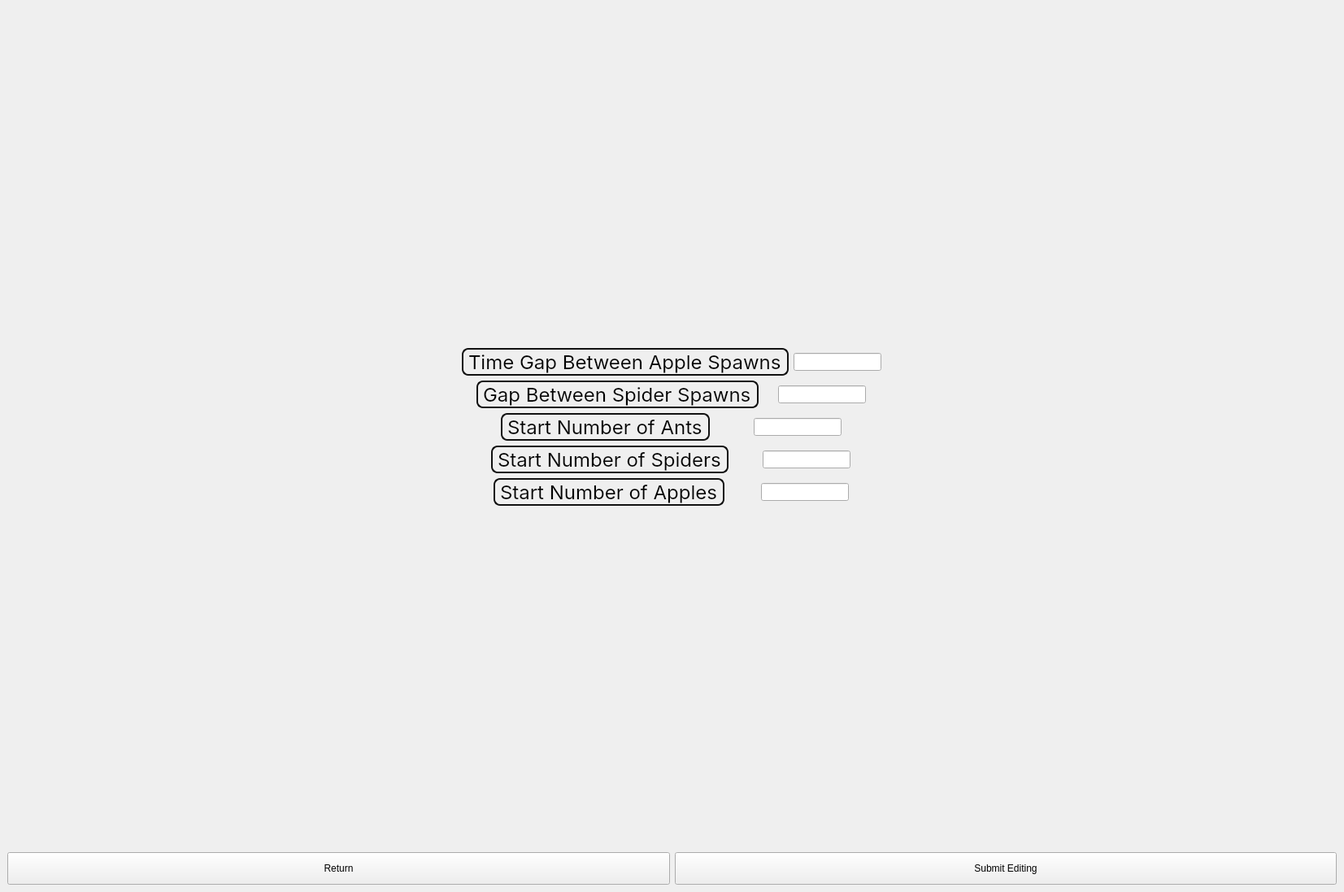
<?xml version="1.0" encoding="UTF-8"?>
<ui version="4.0">
 <class>SystemSettingsWindow</class>
 <widget class="QMainWindow" name="SystemSettingsWindow">
  <property name="geometry">
   <rect>
    <x>0</x>
    <y>0</y>
    <width>1653</width>
    <height>1097</height>
   </rect>
  </property>
  <property name="windowTitle">
   <string>MainWindow</string>
  </property>
  <widget class="QWidget" name="centralwidget">
   <layout class="QVBoxLayout" name="verticalLayout">
    <item>
     <widget class="QWidget" name="widget" native="true">
      <property name="sizePolicy">
       <sizepolicy hsizetype="Expanding" vsizetype="Expanding">
        <horstretch>0</horstretch>
        <verstretch>0</verstretch>
       </sizepolicy>
      </property>
      <layout class="QVBoxLayout" name="verticalLayout_2">
       <item>
        <layout class="QGridLayout" name="gridLayout">
         <item row="2" column="0">
          <layout class="QHBoxLayout" name="horizontalLayout_3">
           <item>
            <widget class="QLabel" name="start_ants_num_label">
             <property name="sizePolicy">
              <sizepolicy hsizetype="Maximum" vsizetype="Maximum">
               <horstretch>0</horstretch>
               <verstretch>0</verstretch>
              </sizepolicy>
             </property>
             <property name="styleSheet">
              <string notr="true">QLabel{
  font-family: Inter,sans-serif;
  font-size: 24px;
  align-items: center;
  border: 2px solid #111;
  border-radius: 8px;
}</string>
             </property>
             <property name="text">
              <string>&lt;html&gt;&lt;head/&gt;&lt;body&gt;&lt;p&gt;Start Number of Ants&lt;/p&gt;&lt;/body&gt;&lt;/html&gt;</string>
             </property>
            </widget>
           </item>
           <item>
            <widget class="QLineEdit" name="start_ants_num_input_line">
             <property name="sizePolicy">
              <sizepolicy hsizetype="Maximum" vsizetype="Maximum">
               <horstretch>0</horstretch>
               <verstretch>0</verstretch>
              </sizepolicy>
             </property>
            </widget>
           </item>
          </layout>
         </item>
         <item row="0" column="0">
          <layout class="QHBoxLayout" name="horizontalLayout_2">
           <property name="sizeConstraint">
            <enum>QLayout::SetDefaultConstraint</enum>
           </property>
           <item>
            <widget class="QLabel" name="label_apple_gap">
             <property name="sizePolicy">
              <sizepolicy hsizetype="Maximum" vsizetype="Maximum">
               <horstretch>0</horstretch>
               <verstretch>0</verstretch>
              </sizepolicy>
             </property>
             <property name="styleSheet">
              <string notr="true">QLabel{
  font-family: Inter,sans-serif;
  font-size: 24px;
  align-items: center;
  border: 2px solid #111;
  border-radius: 8px;
}
</string>
             </property>
             <property name="text">
              <string>Time Gap Between Apple Spawns</string>
             </property>
            </widget>
           </item>
           <item>
            <widget class="QLineEdit" name="apples_gap_input_line">
             <property name="sizePolicy">
              <sizepolicy hsizetype="Maximum" vsizetype="Maximum">
               <horstretch>0</horstretch>
               <verstretch>0</verstretch>
              </sizepolicy>
             </property>
             <property name="styleSheet">
              <string notr="true"/>
             </property>
            </widget>
           </item>
          </layout>
         </item>
         <item row="1" column="0">
          <layout class="QHBoxLayout" name="horizontalLayout">
           <item>
            <widget class="QLabel" name="spider_gap_label">
             <property name="sizePolicy">
              <sizepolicy hsizetype="Maximum" vsizetype="Maximum">
               <horstretch>0</horstretch>
               <verstretch>0</verstretch>
              </sizepolicy>
             </property>
             <property name="styleSheet">
              <string notr="true">QLabel{
  font-family: Inter,sans-serif;
  font-size: 24px;
  align-items: center;
  border: 2px solid #111;
  border-radius: 8px;
}</string>
             </property>
             <property name="text">
              <string>&lt;html&gt;&lt;head/&gt;&lt;body&gt;&lt;p&gt;Gap Between Spider Spawns&lt;/p&gt;&lt;/body&gt;&lt;/html&gt;</string>
             </property>
            </widget>
           </item>
           <item>
            <widget class="QLineEdit" name="spider_gap_input_line">
             <property name="sizePolicy">
              <sizepolicy hsizetype="Maximum" vsizetype="Fixed">
               <horstretch>0</horstretch>
               <verstretch>0</verstretch>
              </sizepolicy>
             </property>
            </widget>
           </item>
          </layout>
         </item>
         <item row="3" column="0">
          <layout class="QHBoxLayout" name="horizontalLayout_4">
           <item>
            <widget class="QLabel" name="starts_spiders_num_label">
             <property name="sizePolicy">
              <sizepolicy hsizetype="Maximum" vsizetype="Maximum">
               <horstretch>0</horstretch>
               <verstretch>0</verstretch>
              </sizepolicy>
             </property>
             <property name="styleSheet">
              <string notr="true">QLabel{
  font-family: Inter,sans-serif;
  font-size: 24px;
  align-items: center;
  border: 2px solid #111;
  border-radius: 8px;
}</string>
             </property>
             <property name="text">
              <string>&lt;html&gt;&lt;head/&gt;&lt;body&gt;&lt;p&gt;Start Number of Spiders&lt;/p&gt;&lt;/body&gt;&lt;/html&gt;</string>
             </property>
            </widget>
           </item>
           <item>
            <widget class="QLineEdit" name="start_spiders_num_input_line">
             <property name="sizePolicy">
              <sizepolicy hsizetype="Maximum" vsizetype="Maximum">
               <horstretch>0</horstretch>
               <verstretch>0</verstretch>
              </sizepolicy>
             </property>
            </widget>
           </item>
          </layout>
         </item>
         <item row="4" column="0">
          <layout class="QHBoxLayout" name="horizontalLayout_5">
           <item>
            <widget class="QLabel" name="starts_apples_num_label">
             <property name="sizePolicy">
              <sizepolicy hsizetype="Maximum" vsizetype="Maximum">
               <horstretch>0</horstretch>
               <verstretch>0</verstretch>
              </sizepolicy>
             </property>
             <property name="styleSheet">
              <string notr="true">QLabel{
  font-family: Inter,sans-serif;
  font-size: 24px;
  align-items: center;
  border: 2px solid #111;
  border-radius: 8px;
}</string>
             </property>
             <property name="text">
              <string>Start Number of Apples</string>
             </property>
            </widget>
           </item>
           <item>
            <widget class="QLineEdit" name="start_apples_num_input_line">
             <property name="sizePolicy">
              <sizepolicy hsizetype="Maximum" vsizetype="Maximum">
               <horstretch>0</horstretch>
               <verstretch>0</verstretch>
              </sizepolicy>
             </property>
            </widget>
           </item>
          </layout>
         </item>
        </layout>
       </item>
      </layout>
     </widget>
    </item>
    <item>
     <layout class="QHBoxLayout" name="horizontalLayout_6">
      <item>
       <widget class="QPushButton" name="return_button_system_settings">
        <property name="maximumSize">
         <size>
          <width>16777215</width>
          <height>40</height>
         </size>
        </property>
        <property name="styleSheet">
         <string notr="true">QPushButton {
  align-items: center;
  background-color: #c2fab1;
  border: 2px solid #111;
  border-radius: 8px;
  box-sizing: border-box;
  color: #111;
  cursor: pointer;
  display: flex;
  font-family: Inter,sans-serif;
  font-size: 16px;
  height: 100px;
  justify-content: center;
  padding: 0 25px;
  position: relative;
  text-align: center;
  text-decoration: none;
  user-select: none;
  -webkit-user-select: none;
  touch-action: manipulation;
}

QPushButton:after {
  background-color: #111;
  border-radius: 8px;
  content: &quot;&quot;;
  display: block;
  height:100px;
  left: 0;
  width: 100%;
  position: absolute;
  top: -2px;
  transform: translate(8px, 8px);
  transition: transform .2s ease-out;
  z-index: -1;
}

QPushButton:hover:after {
  transform: translate(0, 0);
}

QPushButton:active {
  background-color: #c2fab1;
  outline: 0;
}

QPushButton:hover {
  outline: 0;
}

@media (min-width: 768px) {
  QPushButton {
    padding: 0 40px;
  }
}</string>
        </property>
        <property name="text">
         <string>Return</string>
        </property>
       </widget>
      </item>
      <item>
       <widget class="QPushButton" name="submit_editing_system_settings">
        <property name="minimumSize">
         <size>
          <width>0</width>
          <height>40</height>
         </size>
        </property>
        <property name="maximumSize">
         <size>
          <width>16777215</width>
          <height>40</height>
         </size>
        </property>
        <property name="styleSheet">
         <string notr="true">QPushButton {
  align-items: center;
  background-color: #c2fab1;
  border: 2px solid #111;
  border-radius: 8px;
  box-sizing: border-box;
  color: #111;
  cursor: pointer;
  display: flex;
  font-family: Inter,sans-serif;
  font-size: 16px;
  height: 100px;
  justify-content: center;
  padding: 0 25px;
  position: relative;
  text-align: center;
  text-decoration: none;
  user-select: none;
  -webkit-user-select: none;
  touch-action: manipulation;
}

QPushButton:after {
  background-color: #111;
  border-radius: 8px;
  content: &quot;&quot;;
  display: block;
  height:100px;
  left: 0;
  width: 100%;
  position: absolute;
  top: -2px;
  transform: translate(8px, 8px);
  transition: transform .2s ease-out;
  z-index: -1;
}

QPushButton:hover:after {
  transform: translate(0, 0);
}

QPushButton:active {
  background-color: #c2fab1;
  outline: 0;
}

QPushButton:hover {
  outline: 0;
}

@media (min-width: 768px) {
  QPushButton {
    padding: 0 40px;
  }
}</string>
        </property>
        <property name="text">
         <string>Submit Editing</string>
        </property>
       </widget>
      </item>
     </layout>
    </item>
   </layout>
  </widget>
 </widget>
 <resources/>
 <connections/>
</ui>
